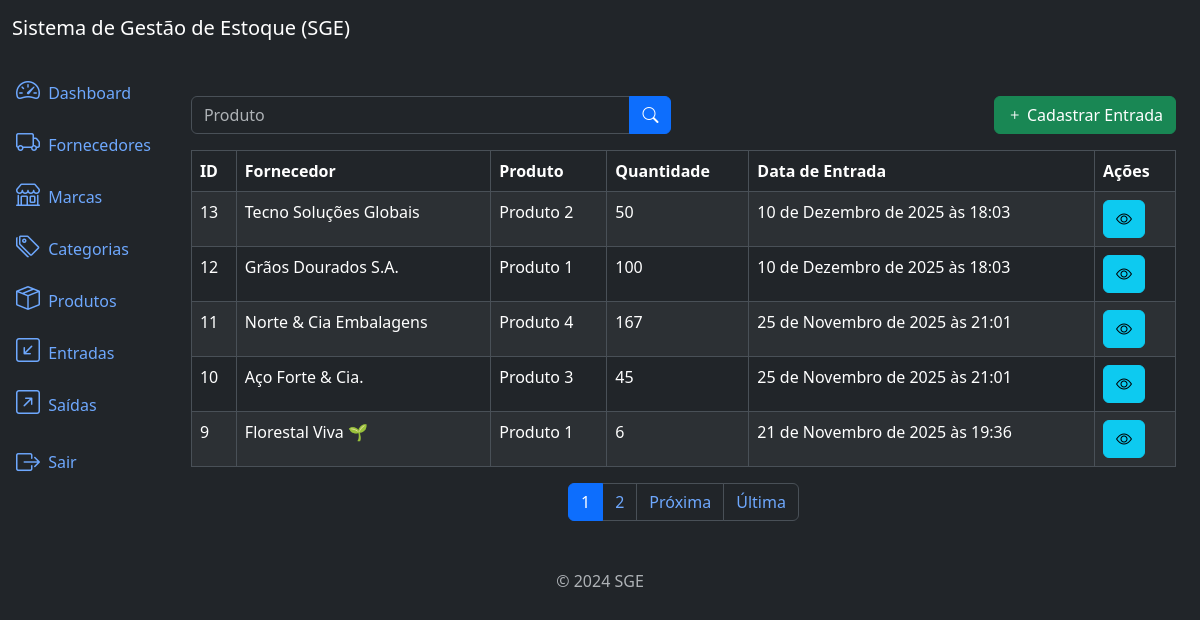
The app's page /inflows/list/ (signed in) with its own data.
### inflows/models.py (models this page shows, shortened)
class Inflow(models.Model):
    supplier = models.ForeignKey(Supllier, on_delete=models.PROTECT,
                related_name='inflows')
    product = models.ForeignKey(Product, on_delete=models.PROTECT,
                related_name='inflows')
    quantity = models.IntegerField()
    description = models.TextField(max_length=10_000, null=True, blank=True)
    created_at = models.DateTimeField(auto_now_add=True)
    updated_at = models.DateTimeField(auto_now=True)
    class Meta:
        ordering = ['-created_at']

### supplier/models.py (models this page shows)
class Supllier(models.Model):
    name = models.CharField(max_length=300)
    description = models.TextField(null=True, blank=True)
    created_at = models.DateTimeField(auto_now_add=True)
    updated_at = models.DateTimeField(auto_now=True)
    class Meta:
        ordering = ['name']
    def __str__(self):
        return self.name

### products/models.py (models this page shows)
class Product(models.Model):
    title = models.CharField(max_length=400)
    category = models.ForeignKey(Category, on_delete=models.PROTECT,
                related_name='products')
    brand = models.ForeignKey(Brand, on_delete=models.PROTECT,
            related_name='products')
    description = models.TextField(max_length=10000, blank=True, null=True)
    serie_number = models.CharField(max_length=200, null=True, blank=True)
    cost_price = models.DecimalField(max_digits=20, decimal_places=2)
    selling_price = models.DecimalField(max_digits=20, decimal_places=2)
    quantity = models.IntegerField(default=0)
    created_at = models.DateTimeField(auto_now_add=True)
    updated_at = models.DateTimeField(auto_now=True)
    class Meta:
        ordering = ['title']
    def __str__(self):
        return self.title

### inflows/views.py (the view)
# urls.py: path('inflows/list/', views.InflowListView.as_view(), name='inflow_list'),
class InflowListView(LoginRequiredMixin, PermissionRequiredMixin, ListView):
    model = models.Inflow
    template_name = 'inflow_list.html'
    context_object_name = 'inflows'
    paginate_by = 5
    permission_required = 'inflows.view_inflow'
    def get_queryset(self):
        qs = super().get_queryset()
        product = self.request.GET.get('product')
        if product:
            qs = qs.filter(product__title__icontains=product)
        return qs

### inflows/templates/inflow_list.html (shortened to what this page needs)
{% extends 'base.html' %}
{% block content %}
<div class='row mb-3'>
    <div class='col-md-6'>
        <form method="get" action="{% url "inflow_list" %}">
            <div class='input-group'>
                <input type="text" class="form-control" name='inflow' placeholder='Produto' value="{{request.GET.inflow}}">
                <button type='submit' class="btn btn-primary">
                    <i class='bi bi-search'></i>
                </button>
            </div>
        </form>
    </div>
    {% if perms.inflows.add_inflow %}
    <div class='col-md-6'>
        <a href="{% url "inflow_create" %}" class='btn btn-success float-end'>
            <i class='bi bi-plus'></i>
            Cadastrar Entrada
        </a>
    </div>
    {% endif %}
</div>
<div class="table-responsive">
    <table class="table table-striped table-bordered">
        <thead class="thead-dark">
            <tr>
                <th>ID</th>
                <th>Fornecedor</th>
                <th>Produto</th>
                <th>Quantidade</th>
                <th>Data de Entrada</th>
                <th>Ações</th>
            </tr>
        </thead>
        <tbody>
            {% for inflow in inflows %}
                <tr>
                    <td>{{inflow.pk}}</td>
                    <td>{{inflow.supplier}}</td>
                    <td>{{inflow.product}}</td>
                    <td>{{inflow.quantity}}</td>
                    <td>{{inflow.created_at}}</td>
                    <td>
                        <a href="{% url "inflow_detail" inflow.pk %}" class='btn btn-info btn-small'>
                            <i class='bi bi-eye'></i>
                        </a>
                    </td>
                </tr>
            {% endfor %}
        </tbody>
    </table>
</div>
{% include "components/_pagination.html" %}
{% endblock content %}

### records on screen
Inflow: pk "13", supplier "Tecno Soluções Globais", product "Produto 2", quantity "50", created_at "10 de Dezembro de 2025 às 18:03"
Inflow: pk "12", supplier "Grãos Dourados S.A.", product "Produto 1", quantity "100", created_at "10 de Dezembro de 2025 às 18:03"
Inflow: pk "11", supplier "Norte & Cia Embalagens", product "Produto 4", quantity "167", created_at "25 de Novembro de 2025 às 21:01"
Inflow: pk "10", supplier "Aço Forte & Cia.", product "Produto 3", quantity "45", created_at "25 de Novembro de 2025 às 21:01"
Inflow: pk "9", supplier "Florestal Viva 🌱", product "Produto 1", quantity "6", created_at "21 de Novembro de 2025 às 19:36"

### other values on screen
{{ page_number }} "1"
{{ page_number }} "2"
